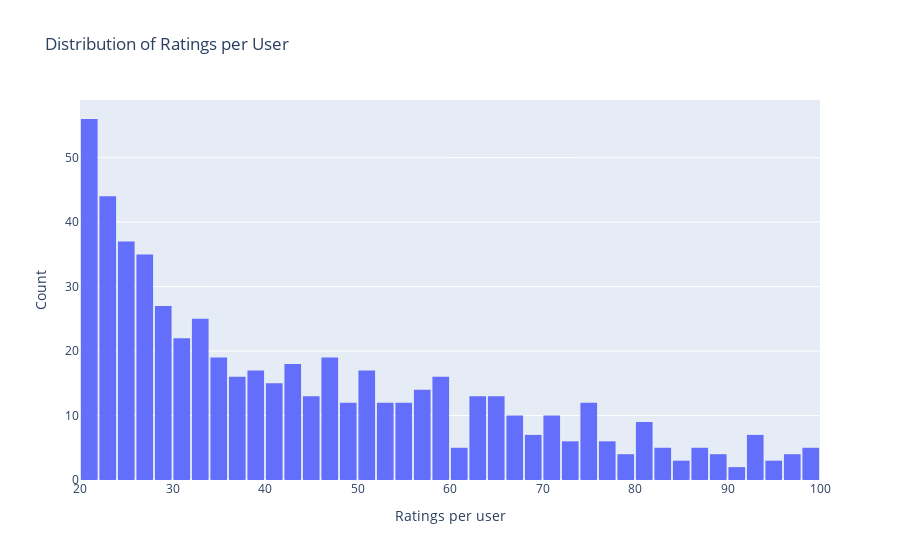

The cell this chart's notebook holds for it:
### Code cell
data = ratings_df.groupby('user_id')['rating'].count()

trace = go.Histogram(
    x = data.values,
    name = 'Ratings',
    xbins = dict(
        start = 0,
        end = 100,
        size = 2
    )
)

layout = go.Layout(
    title = 'Distribution of Ratings per User',
    xaxis = dict(title = 'Ratings per user'),
    yaxis = dict(title = 'Count'),
    bargap = 0.1
)

fig = go.Figure(data=[trace], layout=layout)
iplot(fig)

### Figure 1 — Plotly figure (JSON) as saved in the notebook; plotly's stock layout.template omitted (floating-point values rounded to 4 significant figures; data arrays with more than 128 entries replaced by an {"elided": "..."} marker saying what was removed)
{"data": [{"name": "Ratings", "type": "histogram", "x": {"elided": "943 int values"}, "xbins": {"end": 100, "size": 2, "start": 0}}], "layout": {"bargap": 0.1, "title": {"text": "Distribution of Ratings per User"}, "xaxis": {"title": {"text": "Ratings per user"}}, "yaxis": {"title": {"text": "Count"}}}}
